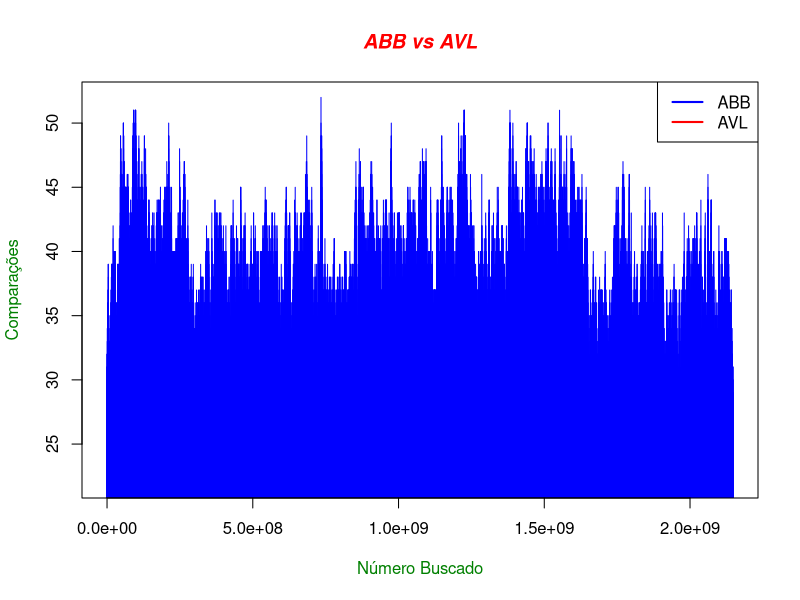

The R source for this figure:
setwd("/home/kallyous/Projects/HuffmanOcool/plot")
abb_avl <-read.table("Plot.txt",header=TRUE)
attach(abb_avl)
plot(VALUE,ABB,type='h',col="blue",ann = FALSE)
points(VALUE,AVL,type='h',col = "red",ann = FALSE)
title(main="ABB vs AVL",col.main = "red",font.main = 4)
title(xlab="Número Buscado",col.lab=rgb(0,0.5,0))
title(ylab="Comparações",col.lab=rgb(0,0.5,0))
legend("topright", legend=c("ABB","AVL"),col =c("blue","red"),lty=1,lwd=2)
